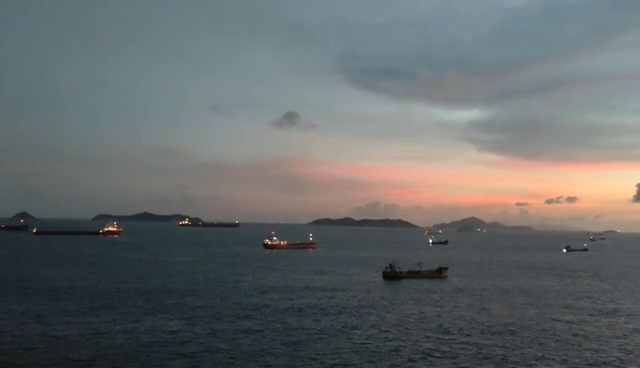
#> input picture frame 149 of data/video/boat1.mp4, 640 x 368 px
$ jupyter execute '14-光流估计.ipynb'
#> lines starting #> are read from the running program, lines starting #| are printed output that depends on the picture
[cell 1]
import os
import cv2

import numpy as np

## 获取视频

[cell 2]
# 加载视频
cap = cv2.VideoCapture("data/video/boat1.mp4")

# 角点检测所需参数
# 角点最大数量(效率)、品质因子（特征值越大越好，来筛选），距离用于过滤弱角点
feature_params = dict(maxCorners=100,
                      qualityLevel=0.3,
                      minDistance=7)

# lucas_kanade参数
lk_params = dict(winSize=(15, 15),
                 maxLevel=2)

# 随机颜色条
color = np.random.randint(0, 255, (100, 3))

## 光流估计

[cell 3]
# 拿到第一帧图像
ret, old_frame = cap.read()
#> old_frame is the input picture: shape (368, 640, 3); mean B, G, R 105.5, 105.5, 101.2

# 得到第一帧中需要追踪的角点
old_gray = cv2.cvtColor(old_frame, cv2.COLOR_BGR2GRAY)
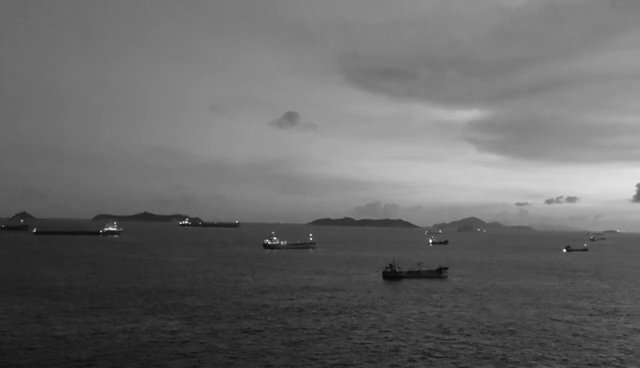
#> old_gray: shape (368, 640); min 6, max 255, mean 104.2
p0 = cv2.goodFeaturesToTrack(old_gray, mask=None, **feature_params)
#> p0 = 13 rows, first 8: [564, 250], [430, 241], [311, 238], [100, 231], [273, 238], [180, 223], [188, 222], [115, 222]

# 创建一个mask
mask = np.zeros_like(old_frame)

[cell 4]
while(True):
    ret, frame = cap.read()
    frame_gray = cv2.cvtColor(frame, cv2.COLOR_BGR2GRAY)

    # 需要传入前一帧和当前图像，以及前一帧检测到的角点
    p1, st, err = cv2.calcOpticalFlowPyrLK(old_gray, frame_gray, p0, None, **lk_params)
#> p1 = 13 rows, first 8: [562, 249.7], [428.2, 240.8], [309.3, 237.8], [97.93, 230.8], [271.3, 237.8], [178.3, 222.8], [186.3, 221.8], [113, 221.7]; st = [1, 1, 1, 1, 1, 1, 1, 1, 1, 1, 1, 1, 1]; err = [1.66, 3.03, 3.15, 1.87, 4.24, 3.17, 4.17, 3.33, 3.16, 1.73, 3.31, 1.45, 1.77]

    # st=1表示
    good_new = p1[st == 1]
#> good_new has the same summary as p1
    good_old = p0[st == 1]
#> good_old has the same summary as p0

    # 绘制轨迹
    for i, (new, old) in enumerate(zip(good_new, good_old)):
        a, b = new.ravel()
        c, d = old.ravel()

        mask = cv2.line(mask, (a, b), (c, d), color[i].tolist(), 2)
        frame = cv2.circle(frame, (a, b), 5, color[i].tolist(), -1)
#> this loop made 13 passes
#> (a, b, c, d) on passes 1 to 12: (562, 249.7, 564, 250), (428.2, 240.8, 430, 241), (309.3, 237.8, 311, 238), (97.93, 230.8, 100, 231), (271.3, 237.8, 273, 238), (178.3, 222.8, 180, 223), (186.3, 221.8, 188, 222), (113, 221.7, 115, 222), (279.3, 241.9, 281, 242), (31.88, 230.8, 34, 231), (114, 228.8, 116, 229), (438.2, 230.9, 440, 231)
#> pass 1, `frame = cv2.circle(frame, (a, b), 5, color[i].tolist(), -1)`:
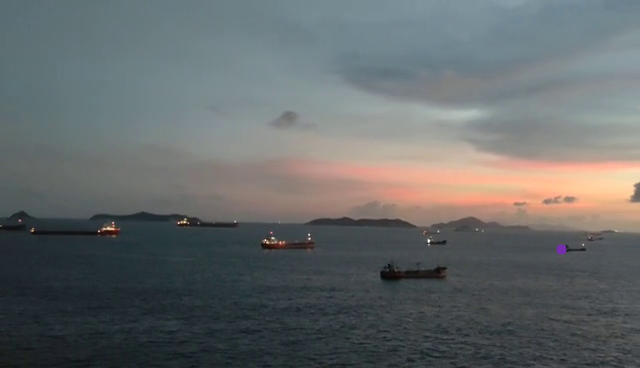
#> frame: shape (368, 640, 3); mean B, G, R 105.7, 105.6, 101.4
#> after the loop:
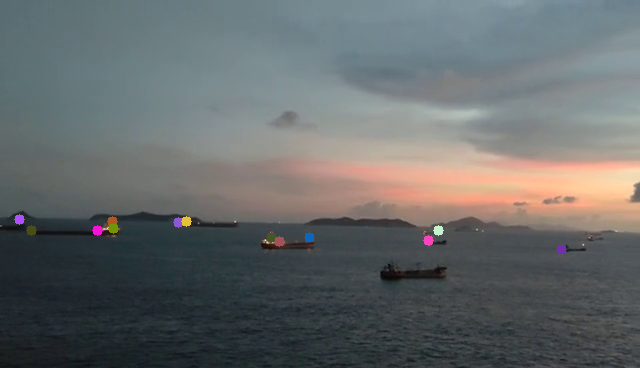
#> frame: shape (368, 640, 3); mean B, G, R 105.9, 105.8, 101.7
#> after the loop:
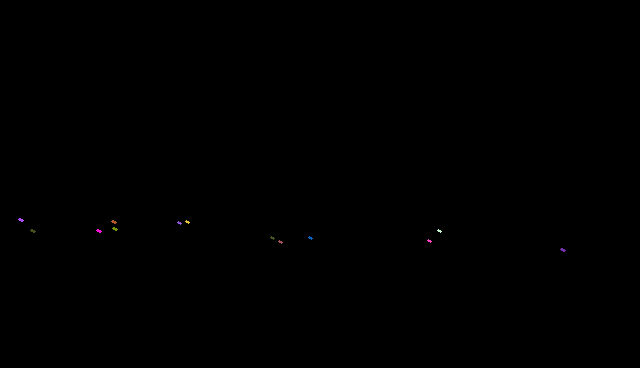
#> mask: shape (368, 640, 3); mean of channels 0, 1, 2 0.1, 0.1, 0.1; drawn as B, G, R

    img = cv2.add(frame, mask)

    cv2.imshow('frame', img)
    k = cv2.waitKey(150) & 0xff
#> (key Esc is pressed here)
    if k == 27:
        break

    # 更新
    old_gray = frame_gray.copy()
    p0 = good_new.reshape(-1, 1, 2)

cv2.destroyAllWindows()
cap.release()

$ run again, starting later in the video
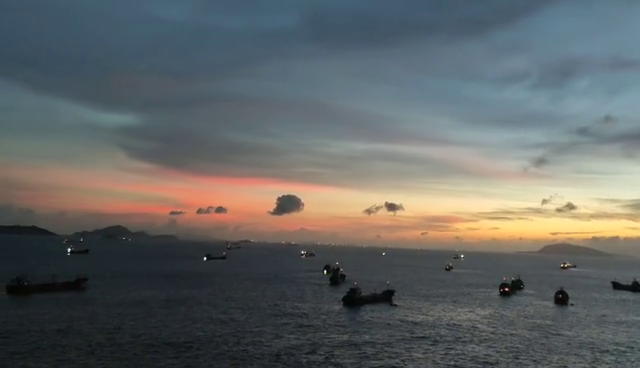
#> input picture frame 674 of data/video/boat1.mp4, 640 x 368 px
#> old_frame is the input picture: shape (368, 640, 3); mean B, G, R 100.6, 101.5, 98.2
#> `old_gray = cv2.cvtColor(old_frame, cv2.COLOR_BGR2GRAY)`:
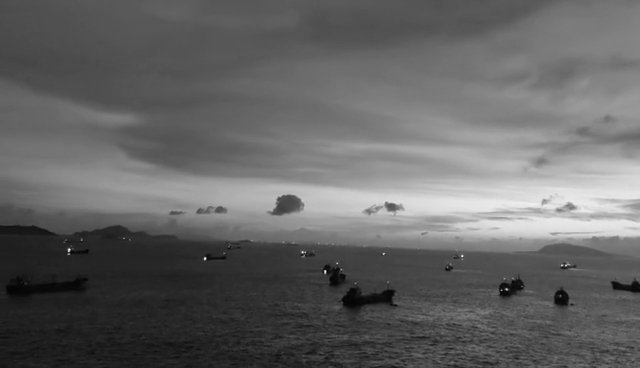
#> old_gray: shape (368, 640); min 2, max 255, mean 100.3
#> p0 = [[205, 258], [325, 270], [69, 249], [462, 256], [302, 252], [506, 289], [564, 265], [383, 253]]
#> p1 = [[206.4, 257.8], [325.8, 269.8], [71.31, 248.7], [462.3, 255.7], [302.9, 251.7], [506.3, 288.7], [564.2, 264.7], [383.6, 252.8]]; st = [1, 1, 1, 1, 1, 1, 1, 1]; err = [3.24, 3.35, 4.43, 2.88, 3.2, 3.22, 5.1, 2.18]
#> good_new has the same summary as p1
#> good_old has the same summary as p0
#> the loop `for i, (new, old) in enumerate(zip(good_new, good_old)):` made 8 passes
#> (a, b, c, d) on passes 1 to 8: (206.4, 257.8, 205, 258), (325.8, 269.8, 325, 270), (71.31, 248.7, 69, 249), (462.3, 255.7, 462, 256), (302.9, 251.7, 302, 252), (506.3, 288.7, 506, 289), (564.2, 264.7, 564, 265), (383.6, 252.8, 383, 253)
#> after the loop `for i, (new, old) in enumerate(zip(good_new, good_old)):`:
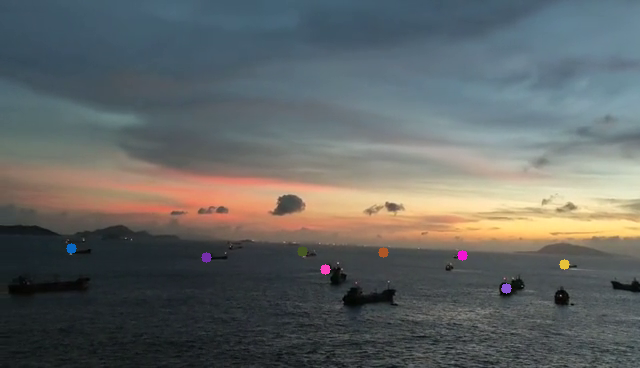
#> frame: shape (368, 640, 3); mean B, G, R 100.3, 101.4, 97.9

$ run again, starting later in the video
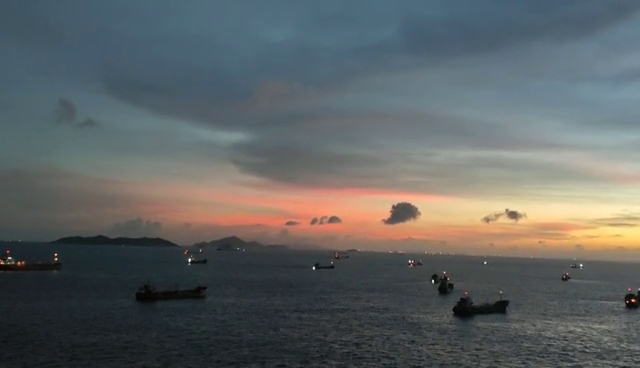
#> input picture frame 1199 of data/video/boat1.mp4, 640 x 368 px
#> old_frame is the input picture: shape (368, 640, 3); mean B, G, R 99.7, 99.8, 95.4
#> `old_gray = cv2.cvtColor(old_frame, cv2.COLOR_BGR2GRAY)`:
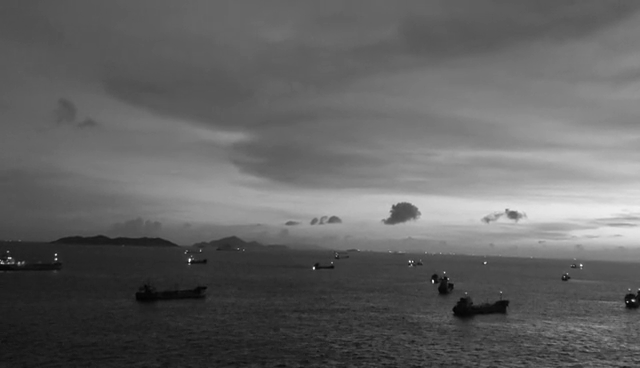
#> old_gray: shape (368, 640); min 2, max 255, mean 98.4
#> p0 = 13 rows, first 8: [55, 254], [432, 280], [190, 259], [313, 268], [581, 265], [409, 261], [632, 300], [485, 262]
#> p1 = 13 rows, first 8: [55, 254], [432, 280.1], [190, 259], [313, 268], [581, 265], [409, 261.2], [632, 300], [485, 262.1]; st = [1, 1, 1, 1, 1, 1, 1, 1, 1, 1, 1, 1, 1]; err = [0.396, 0.603, 0.67, 0.106, 0.00139, 0.998, 0.427, 0.623, 0.3, 0.57, 0.64, 0.0113, 0.476]
#> good_new has the same summary as p1
#> good_old has the same summary as p0
#> the loop `for i, (new, old) in enumerate(zip(good_new, good_old)):` made 13 passes
#> (a, b, c, d) on passes 1 to 8: (55, 254, 55, 254), (432, 280.1, 432, 280), (190, 259, 190, 259), (313, 268, 313, 268), (581, 265, 581, 265), (409, 261.2, 409, 261), (632, 300, 632, 300), (485, 262.1, 485, 262)
#> after the loop `for i, (new, old) in enumerate(zip(good_new, good_old)):`:
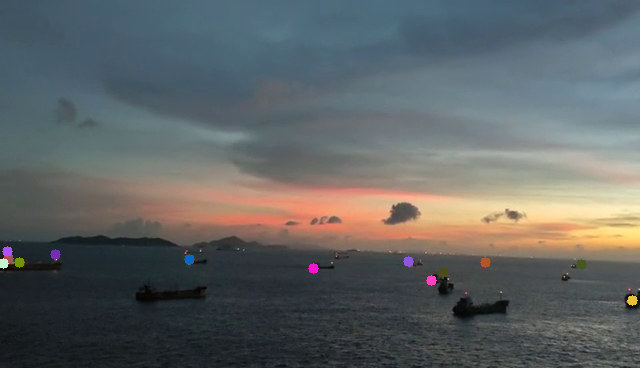
#> frame: shape (368, 640, 3); mean B, G, R 100, 99.9, 95.8
